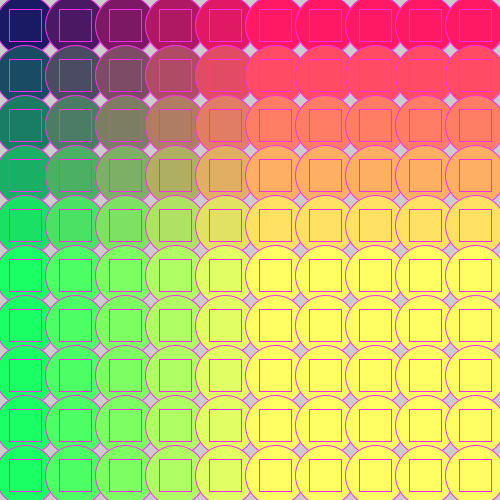
Frame 1 (no input)
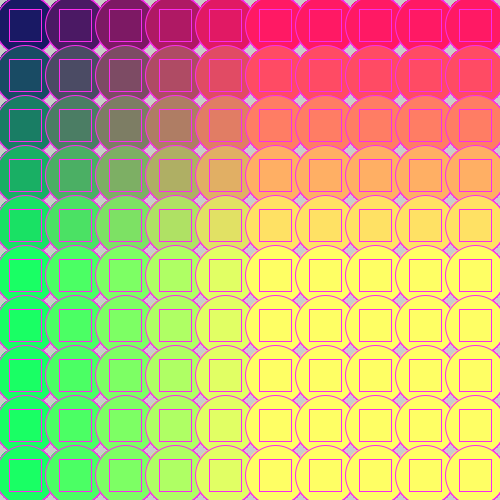
Frame 60 (the mouse pressed at the canvas centre just before this capture)
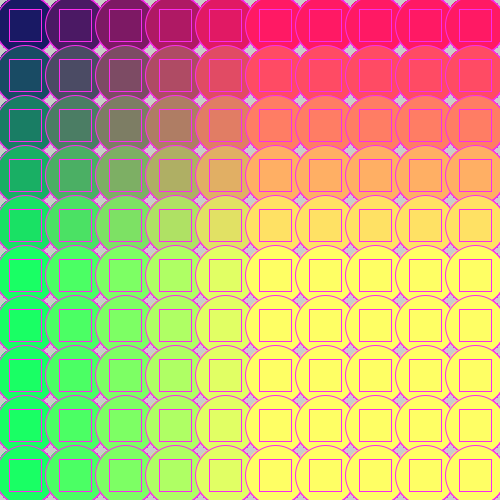
Frame 120 (the mouse held since frame 60 and released just before this capture)

The Processing sketch that drew these frames (run headless with seeded random() and noise(); from frame 60 on, the mouse is pressed at the canvas centre):

// Processing sketch: processing_81973
// ── processing_81973.pde

void setup()
{
  size(500, 500);
}

void draw()
{

  for (int mpx = 25; mpx < 500; mpx= mpx+50)
  {
    for (int mpy = 25; mpy < 500; mpy = mpy +50)
    {
      fill(mouseY, mouseY, 50, 150);
      stroke(250, 43, 237);
      ellipse (mpx, mpy, 40, 40);
      fill(mpx,mpy,100);
      ellipse(mpx,mpy,60,60);
      rectMode(CENTER);
      rect(mpx, mpy, 32, 32);
    }
  }
}
